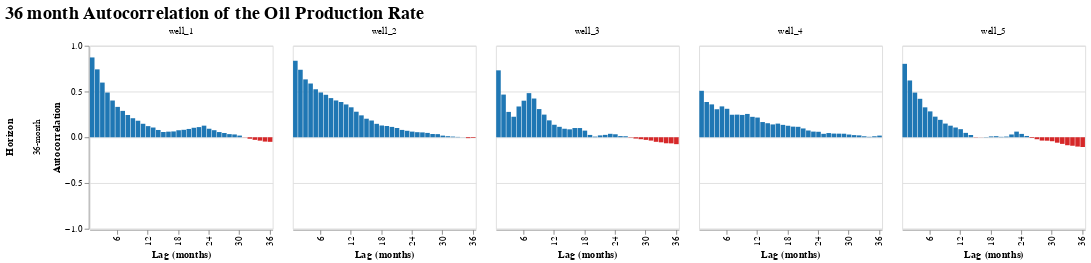

This figure's notebook cell:
### Markdown cell above
#### Autocorrelation Plot
- The autocorrelation plot shows how each well’s production correlates with its past values at different lags, helping this analysis gauge how far back the LSTM needs to look to capture meaningful temporal dependencies.

### Code cell
# Define the horizons (in months) to evaluate and prep storage for the results
horizon = 36
value_col = 'oil_producing_daily_avg (bbl/day)'
acf_records = []

# Group by well so we can compute autocorrelation on each monthly time series
well_groups = (
    df[['well_name', 'date', value_col]]
    .dropna(subset=[value_col])
    .sort_values('date')
    .groupby('well_name')
)

for well_name, group in well_groups:
    monthly_series = (
        group.set_index('date')[value_col]
        .resample('MS')
        .mean()
        .interpolate(limit_direction='both')
    )

    if len(monthly_series.dropna()) <= horizon:
        continue

    acf_values = acf(monthly_series, nlags=horizon, fft=False, missing='drop')

    # for horizon in horizons:
    for lag in range(1, horizon + 1):
        acf_records.append({
            'well_name': well_name,
            'lag': lag,
            'acf': acf_values[lag],
            'horizon_label': f"{horizon}-month"
        })

# Convert the records into a DataFrame for Altair and build the bar chart
acf_df = pd.DataFrame(acf_records)
horizon_order = [f"36-month"]

acf_chart = alt.Chart(acf_df).mark_bar().encode(
    x=alt.X(
        'lag:O',
        title='Lag (months)',
        axis=alt.Axis(values=[6, 12, 18, 24, 30, 36])
    ),
    y=alt.Y('acf:Q', title='Autocorrelation', scale=alt.Scale(domain=[-1, 1])),
    column=alt.Column('well_name:N', title=None),
    row=alt.Row('horizon_label:N', sort=horizon_order, title='Horizon'),
    color=alt.condition(
        alt.datum.acf >= 0,
        alt.value('#1f77b4'),
        alt.value('#d62728')
    ),
    tooltip=[
        alt.Tooltip('well_name:N', title='Well'),
        alt.Tooltip('horizon_label:N', title='Horizon'),
        alt.Tooltip('lag:Q', title='Lag (months)'),
        alt.Tooltip('acf:Q', title='ACF', format='.2f')
    ]
).resolve_scale(
    y='shared'
).properties(
    height=200,
    width=200,
    title=alt.Title('36 month Autocorrelation of the Oil Production Rate', fontSize=20, anchor='start')
)

acf_chart

### Figure 1 — Vega-Lite specification as saved in the notebook (floating-point values rounded to 4 significant figures; data arrays with more than 128 entries replaced by an {"elided": "..."} marker saying what was removed)
{"config": {"view": {"continuousWidth": 300, "continuousHeight": 300}}, "data": {"name": "data-35604b88c5b4d3387d656182c554f835"}, "mark": {"type": "bar"}, "encoding": {"color": {"condition": {"test": "(datum.acf >= 0)", "value": "#1f77b4"}, "value": "#d62728"}, "column": {"field": "well_name", "title": null, "type": "nominal"}, "row": {"field": "horizon_label", "sort": ["36-month"], "title": "Horizon", "type": "nominal"}, "tooltip": [{"field": "well_name", "title": "Well", "type": "nominal"}, {"field": "horizon_label", "title": "Horizon", "type": "nominal"}, {"field": "lag", "title": "Lag (months)", "type": "quantitative"}, {"field": "acf", "format": ".2f", "title": "ACF", "type": "quantitative"}], "x": {"axis": {"values": [6, 12, 18, 24, 30, 36]}, "field": "lag", "title": "Lag (months)", "type": "ordinal"}, "y": {"field": "acf", "scale": {"domain": [-1, 1]}, "title": "Autocorrelation", "type": "quantitative"}}, "height": 200, "resolve": {"scale": {"y": "shared"}}, "title": {"text": "36 month Autocorrelation of the Oil Production Rate", "anchor": "start", "fontSize": 20}, "width": 200, "$schema": "https://vega.github.io/schema/vega-lite/v5.20.1.json", "datasets": {"data-35604b88c5b4d3387d656182c554f835": {"elided": "180 records"}}}
